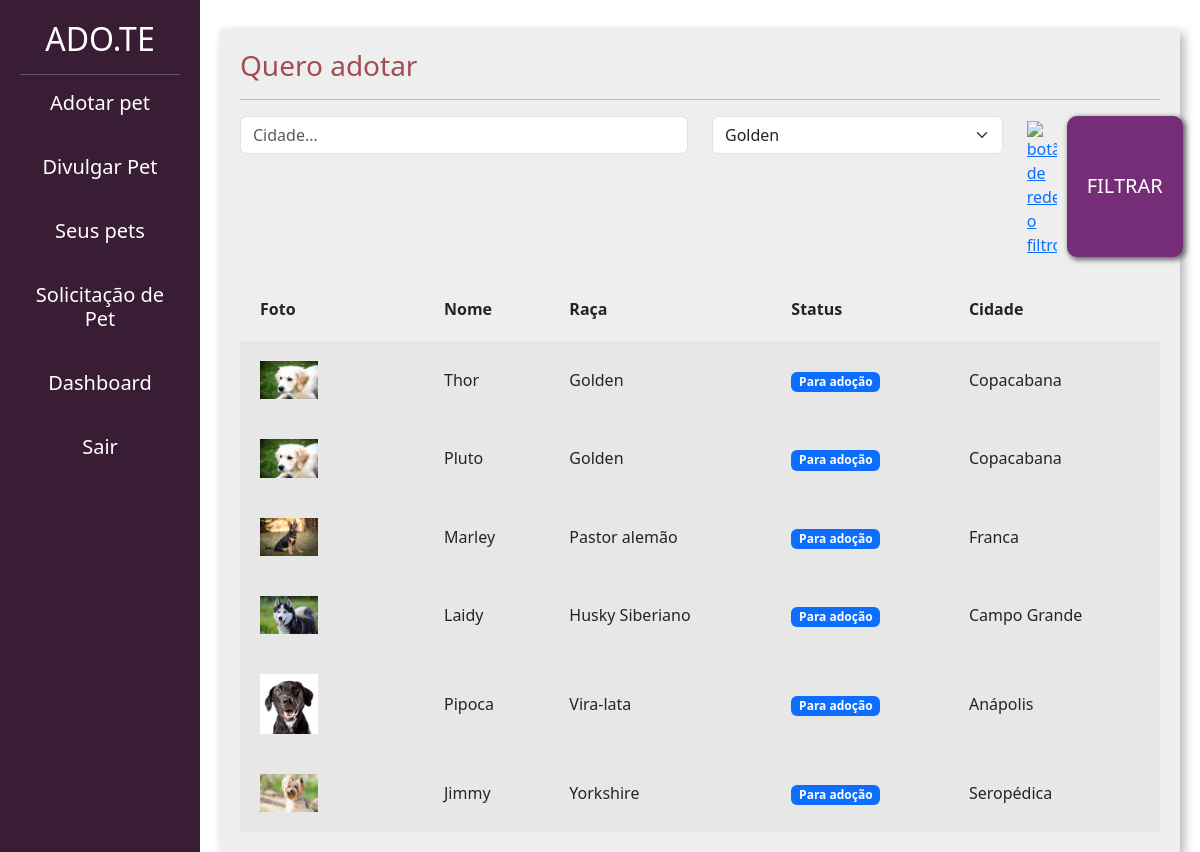
The app's page /adotar/ (signed in), older data.
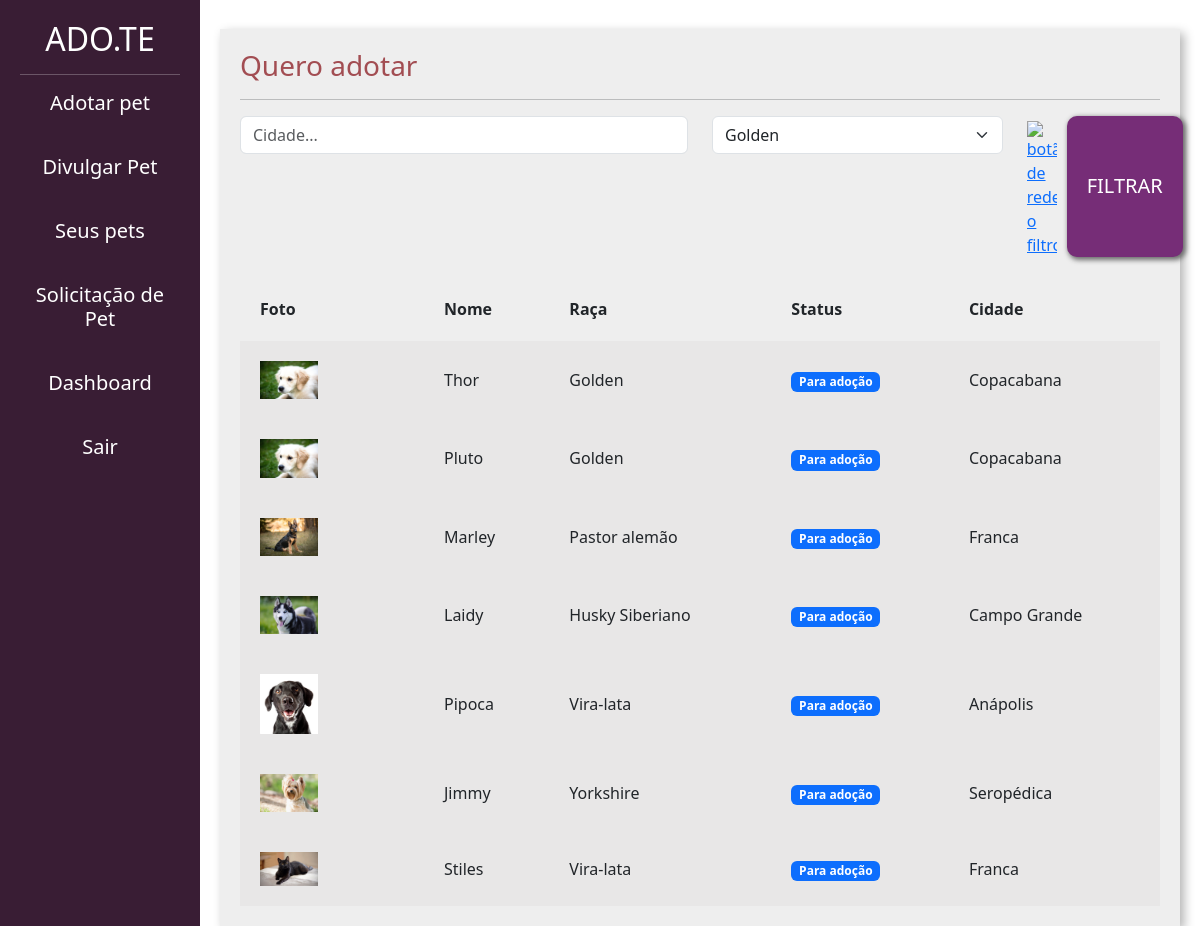
The same page, newer data.
### divulgar/models.py (models this page shows, shortened)
class Pet(models.Model):
    foto = models.ImageField(upload_to='fotos_pets')
    choices_status = (('P', 'Para adoção'), ('A', 'Adotado'))
    usuario = models.ForeignKey(User, on_delete=models.DO_NOTHING)
    nome = models.CharField(max_length=100)
    descricao = models.TextField()
    estado = models.CharField(max_length=50)
    cidade = models.CharField(max_length=50)
    telefone = models.CharField(max_length=14)
    tags = models.ManyToManyField(Tag)
    raca = models.ForeignKey(Raca, on_delete=models.DO_NOTHING)
    status = models.CharField(max_length=1,choices=choices_status, default='P')

class Raca(models.Model):
    raca = models.CharField(max_length=50)
    def __str__(self):
        return self.raca

### adotar/views.py (the view)
# urls.py: path('', views.listar_pets, name='listar_pets'),
@login_required
def listar_pets(request):
    if request.method == 'GET':
        pets = Pet.objects.filter(status='P')
        racas = Raca.objects.all()
        cidade = request.GET.get('cidade')
        raca_filter = request.GET.get('raca')
        if cidade:
            pets = pets.filter(cidade__icontains=cidade)
        if raca_filter:
            pets = pets.filter(raca__id=raca_filter)
            raca_filter = Raca.objects.get(id=raca_filter)
        else:
            raca_filter = request.GET.get('raca')
        return render(request, 'listar_pets.html', {'pets': pets, 'racas': racas, 'cidade': cidade, 'raca_filter':raca_filter})

### adotar/templates/listar_pets.html (shortened to what the changed rows need)
{% load static %}
<!doctype html>
<html lang="pt-BR">
    <head>
    <link href="https://cdn.jsdelivr.net/npm/bootstrap@5.3.0-alpha1/dist/css/bootstrap.min.css" rel="stylesheet">
    <link href="{% static 'usuarios/css/cadastro.css' %}" rel="stylesheet">
    <link href="{% static 'divulgar/css/novo_pet.css' %}" rel="stylesheet">
    <link href="{% static 'divulgar/css/seus_pet.css' %}" rel="stylesheet">
    <link href="{% static 'adotar/css/listar_pets.css' %}" rel="stylesheet">
    </head>
    <body>
        <div class="container-fluid">
            <div class="row">
                <div style='height: auto;' class="col-md-2 bg-side sidebar">
                    <h2>ADO.TE</h2>
                </div>
                <div class="col-md">
                    <div class="wrapper">
                        <div class="box width80">
                             <table class="tabela" cellpadding="20">
                                <tr>
                                    <th>Foto</th>
                                    <th>Nome</th>
                                    <th>Raça</th>
                                    <th>Status</th>
                                    <th>Cidade</th>
                                </tr>
                                {% for pet in pets%}
                                    <tr class="tabela-linha">
                                        <td width="20%">
                                            <a href="{% url 'ver_pet' pet.id %}"><img width="40%" src="{{pet.foto.url}}"></a>
                                        </td>
                                        <td>
                                            {{pet.nome}}
                                        </td>
                                        <td>
                                            {{pet.raca}}
                                        </td>
                                        <td>
                                            {% if pet.status == "P" %}
                                                <span class="badge text-bg-primary">Para adoção</span>
                                            {% elif pet.status == "A" %}
                                                <span class="badge text-bg-success">Adotado</span>
                                            {% endif%}
                                        </td>
                                        <td>
                                            {{pet.cidade}}
                                        </td>
                                    </tr>
                                {% endfor %}
                            </table>
                        </div>
                    </div>
                </div>
            </div>
        </div>
    </body>
</html>

Row changes from the older to the newer data that the page shows:
added Pet: foto (picture), nome "Stiles", raca "Vira-lata", status "Para adoção", cidade "Franca"
